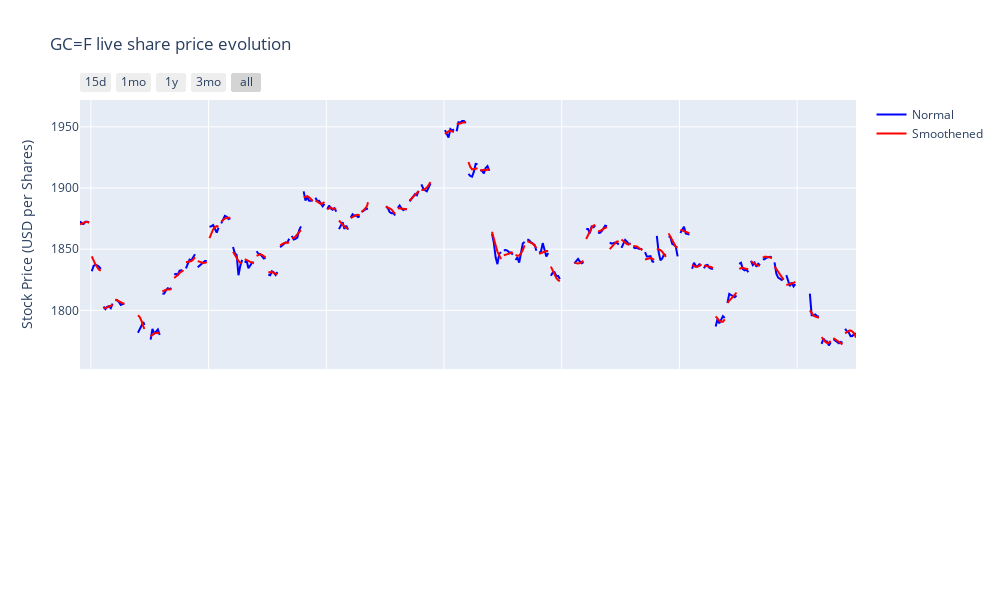

The cell this chart's notebook holds for it:
### Code cell
for i in range(len(num_name)):
    MacdPlotly(i)

### Figure 1 — Plotly figure (JSON) as saved in the notebook; plotly's stock layout.template omitted (floating-point values rounded to 4 significant figures; data arrays with more than 128 entries replaced by an {"elided": "..."} marker saying what was removed)
{"data": [{"line": {"color": "Blue", "width": 2}, "name": "Normal", "type": "scatter", "x": {"elided": "1380 str values"}, "xaxis": "x", "y": {"elided": "1380 float values"}, "yaxis": "y"}, {"line": {"color": "Red", "width": 2}, "name": "Smoothened", "type": "scatter", "x": {"elided": "1380 str values"}, "xaxis": "x", "y": {"elided": "1380 float values"}, "yaxis": "y"}], "layout": {"height": 600, "hovermode": "x unified", "title": {"text": "GC=F live share price evolution"}, "width": 1000, "xaxis": {"anchor": "y", "domain": [0, 1], "matches": "x2", "rangebreaks": [{"bounds": ["sat", "mon"]}, {"bounds": [16, 9.5], "pattern": "hour"}], "rangeselector": {"buttons": [{"count": 15, "label": "15d", "step": "day", "stepmode": "backward"}, {"count": 1, "label": "1mo", "step": "month", "stepmode": "backward"}, {"count": 1, "label": "1y", "step": "year", "stepmode": "todate"}, {"count": 3, "label": "3mo", "step": "month", "stepmode": "backward"}, {"step": "all"}]}, "rangeslider": {"visible": false}, "showticklabels": false}, "xaxis2": {"anchor": "y2", "domain": [0, 1], "rangebreaks": [{"bounds": ["sat", "mon"]}, {"bounds": [16, 9.5], "pattern": "hour"}], "rangeselector": {"buttons": [{"count": 15, "label": "15d", "step": "day", "stepmode": "backward"}, {"count": 1, "label": "1mo", "step": "month", "stepmode": "backward"}, {"count": 1, "label": "1y", "step": "year", "stepmode": "todate"}, {"count": 3, "label": "3mo", "step": "month", "stepmode": "backward"}, {"step": "all"}]}, "rangeslider": {"visible": false}}, "yaxis": {"anchor": "x", "domain": [0.3598, 1], "title": {"text": "Stock Price (USD per Shares)"}}, "yaxis2": {"anchor": "x2", "domain": [0, 0.3448]}}}
